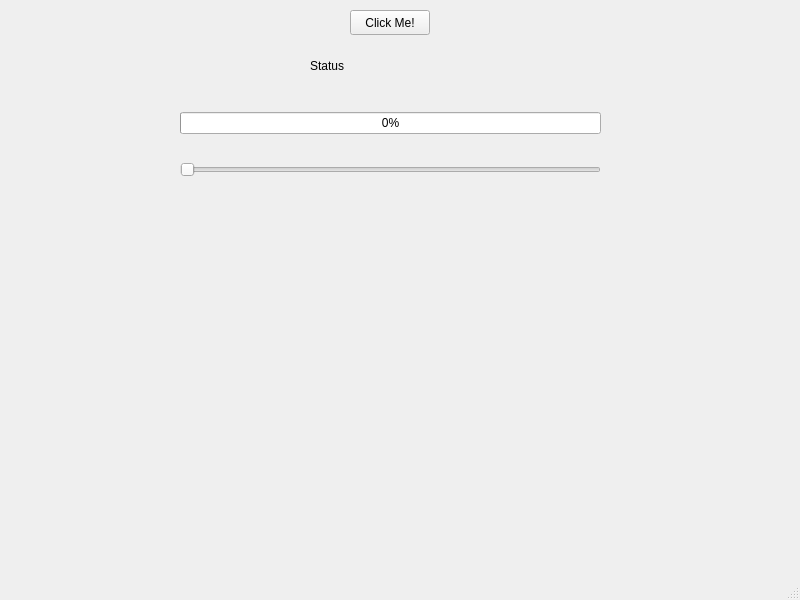
<?xml version="1.0" encoding="UTF-8"?>
<ui version="4.0">
 <class>MainWindow</class>
 <widget class="QMainWindow" name="MainWindow">
  <property name="geometry">
   <rect>
    <x>0</x>
    <y>0</y>
    <width>800</width>
    <height>600</height>
   </rect>
  </property>
  <property name="windowTitle">
   <string>MainWindow</string>
  </property>
  <widget class="QWidget" name="centralwidget">
   <widget class="QPushButton" name="pushButtonClose">
    <property name="geometry">
     <rect>
      <x>350</x>
      <y>10</y>
      <width>80</width>
      <height>25</height>
     </rect>
    </property>
    <property name="text">
     <string>Click Me!</string>
    </property>
   </widget>
   <widget class="QLabel" name="label">
    <property name="geometry">
     <rect>
      <x>310</x>
      <y>40</y>
      <width>151</width>
      <height>51</height>
     </rect>
    </property>
    <property name="text">
     <string>Status</string>
    </property>
   </widget>
   <widget class="QWidget" name="">
    <property name="geometry">
     <rect>
      <x>180</x>
      <y>90</y>
      <width>421</width>
      <height>111</height>
     </rect>
    </property>
    <layout class="QVBoxLayout" name="verticalLayout">
     <item>
      <widget class="QProgressBar" name="progressBar">
       <property name="autoFillBackground">
        <bool>false</bool>
       </property>
       <property name="maximum">
        <number>100</number>
       </property>
       <property name="value">
        <number>0</number>
       </property>
      </widget>
     </item>
     <item>
      <widget class="QSlider" name="horizontalSlider">
       <property name="mouseTracking">
        <bool>false</bool>
       </property>
       <property name="maximum">
        <number>100</number>
       </property>
       <property name="orientation">
        <enum>Qt::Horizontal</enum>
       </property>
       <property name="invertedAppearance">
        <bool>false</bool>
       </property>
      </widget>
     </item>
    </layout>
   </widget>
  </widget>
  <widget class="QMenuBar" name="menubar">
   <property name="geometry">
    <rect>
     <x>0</x>
     <y>0</y>
     <width>800</width>
     <height>25</height>
    </rect>
   </property>
  </widget>
  <widget class="QStatusBar" name="statusbar"/>
 </widget>
 <resources/>
 <connections>
  <connection>
   <sender>horizontalSlider</sender>
   <signal>valueChanged(int)</signal>
   <receiver>progressBar</receiver>
   <slot>setValue(int)</slot>
   <hints>
    <hint type="sourcelabel">
     <x>382</x>
     <y>190</y>
    </hint>
    <hint type="destinationlabel">
     <x>389</x>
     <y>150</y>
    </hint>
   </hints>
  </connection>
 </connections>
</ui>
